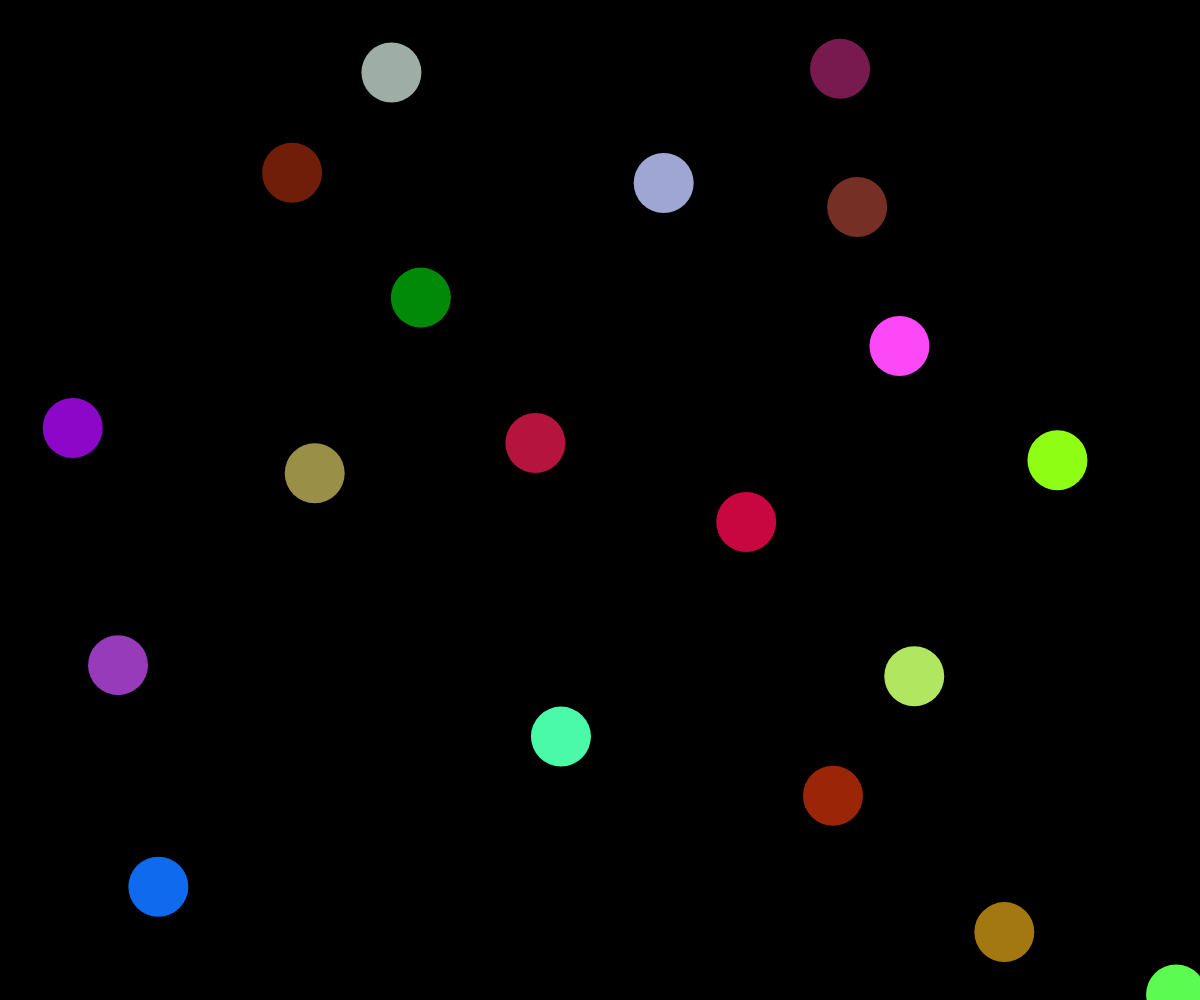
Frame 1 (no input)
Frame 60 (no input): identical to frame 1, image omitted
Frame 120 (the mouse pressed at the canvas centre since frame 60): identical to frame 1, image omitted

The p5.js sketch that drew this single still picture (run headless with seeded random() and noise() and a simulated clock; from frame 60 on, the mouse is pressed at the canvas centre):

// p5.js sketch
// ── sketch.js
var circles = [];

function setup() {
  createCanvas(windowWidth, windowHeight);
  background(0);
  checkIntersection();
  drawCircle();
}

function draw() {

}

function checkIntersection() {
  for (var i = 0; i < 25; i++) {
    var circle = {
      x: random(width),
      y: random(height),
      r: 60
    };
    var overlap = false;
    for (var j = 0; j < circles.length; j++) {
      var other = circles[j];
      var d = dist(circle.x, circle.y, other.x, other.y);
      if (d < circle.r + other.r) {
        overlap = true;
        break;
      }
    }
    if (!overlap) {
      circles.push(circle);
    }
  }
}

function drawCircle() {
  for (var i = 0; i < circles.length; i++) {
    var c = circles[i];
    noStroke();
    fill(random(255), random(255), random(255));
    ellipse(c.x, c.y, c.r, c.r);
  }
}
